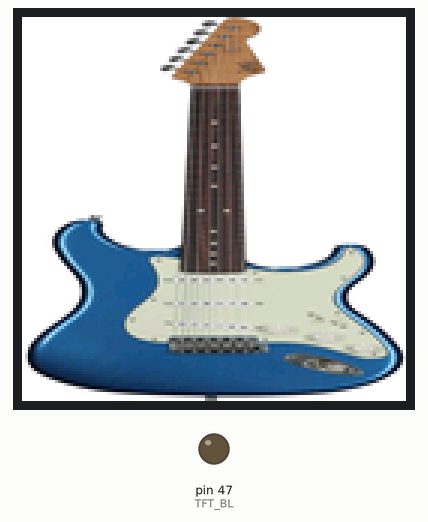
Recording of a sketch running on a simulated Arduino Mega 2560, built for the host (arithmetic inside an expression is 32-bit, double 64-bit). Shown: 128×128 colour display, output pins drawn as LEDs (lit = HIGH).

Above: at 0.3 s.

The sketch:

tft_example.ino
```cpp
#include <Adafruit_ST7735.h>        // Hardware-specific library for ST7735 TFT displays
#include "guitar.h"
// TFT Display Ports for OS2026 Badge
#define TFT_CS     10
#define TFT_RST    8
#define TFT_DC     13
#define TFT_SCLK   12
#define TFT_MOSI   11
#define TFT_BL     47

#define TFT_ROTATION    3                //Correct rotation for ADAfruit_ST7735 screen on OS2024 badge
#define TFT_BRIGHTNESS  127              //out of 255 max, 50% looks nice
//#define TFT_CENTER_X    38               //out of 128 max x position value
//#define TFT_CENTER_Y    40               //out of 128 max y position value

// Defin TFT Display
Adafruit_ST7735 tft = Adafruit_ST7735(TFT_CS, TFT_DC, TFT_MOSI, TFT_SCLK, TFT_RST);

void setup() {
  //Setup TFT
  tft.initR(INITR_144GREENTAB);         // initialize a ST7735S chip, green tab 1.44 inch
  tft.fillScreen(ST7735_RED);           // Red background
  //tft.setTextColor(ST7735_WHITE);       // White letters
  //tft.setRotation(TFT_ROTATION);        // Fix the Orientation
  //tft.setTextSize(LARGE_TEXT);          // Use Large Text!!
  tft.drawRGBBitmap(0, 0, guitar_data, 128, 128);
  pinMode(TFT_BL, OUTPUT);              // set the backlight pin as output
  analogWrite(TFT_BL, TFT_BRIGHTNESS);  // apply a duty cycle to backlight pin from 0 to 255

}

void loop() {
  // put your main code here, to run repeatedly:

}
```

Source omitted: guitar.h (data table, 134273 bytes)
